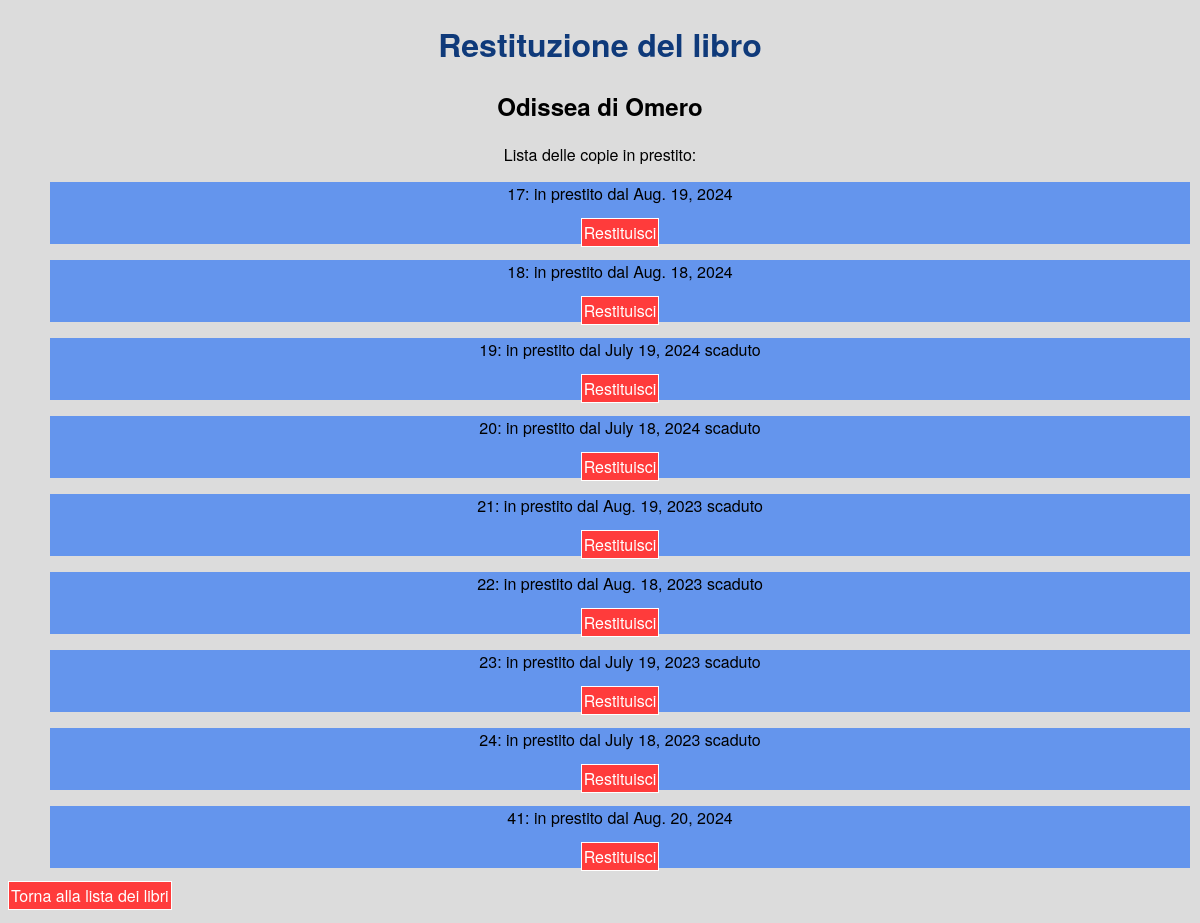
The app's page /gestione/restituzione/Odissea/Omero with its own data.
### gestione/models.py (models this page shows, shortened)
class Copia(models.Model):
    data_prestito = models.DateField(default=None, null=True)
    scaduto = models.BooleanField(default=False)
    libro = models.ForeignKey(Libro, on_delete=models.CASCADE, related_name="copie")
    class Meta:
        verbose_name_plural = "Copie"

### gestione/views.py (the view)
# urls.py: path('restituzione/<str:titolo>/<str:autore>', restituzione_lista, name='restituzione_lista'),
def restituzione_lista(request, titolo, autore):
    temp = 'gestione/restituisci.html'
    title = "Restituzione del libro"
    libro = titolo + " di " + autore
    lc = get_object_or_404(Libro, titolo=titolo, autore=autore).copie.exclude(data_prestito=None)
    if lc.count() == 0:
        msg = "Nessuna copia da restituire"
        op = ""
    msg = "Lista delle copie in prestito:"
    op = "lista"
    ctx = {
        "title": title,
        "libro": libro,
        "message": msg,
        "op": op,
        "listacopie": lc,
    }
    return render(request, temp, ctx)

### gestione/templates/gestione/restituisci.html (shortened to what this page needs)
{% extends "base.html" %}
{% block content %}
    <center>
    <h1>{{title}}</h1>
    <h2>{{ libro }}</h2>
    {{ message }}
    {% if op == "lista" %}
        <ul>
            {% for c in listacopie %}
                <li>
                    <p>{{ c.pk }}: in prestito dal {{ c.data_prestito }} {% if c.scaduto %}
                    scaduto
                    {% endif %} </p>
                    <a href="{% url "gestione:restituzione_final" pk=c.pk %}">Restituisci</a>
                </li>
            {% endfor %}
    	</ul>
    {% elif op == "scaduto" %}
        <em>La copia era scaduta! La prossima volta riportala prima!</em>
    {% endif %}
    </center>
    {% include 'gestione/gfooter.html' %}
{% endblock %}

### templates/base.html (style rules this page uses)
* { font-family: "Helvetica Neue", sans-serif }
body { background-color: #dcdcdc; }
h1 { color: #0f3a7a; }
li { margin: 2px; background-color: cornflowerblue; list-style-type: none }
a { border: 1px solid white; background-color: #ff3b3b; color: white; text-decoration: none; padding: 2px; }

### records on screen
Copia: pk "17", data_prestito "Aug. 19, 2024"
Copia: pk "18", data_prestito "Aug. 18, 2024"
Copia: pk "19", data_prestito "July 19, 2024", scaduto "scaduto"
Copia: pk "20", data_prestito "July 18, 2024", scaduto "scaduto"
Copia: pk "21", data_prestito "Aug. 19, 2023", scaduto "scaduto"
Copia: pk "22", data_prestito "Aug. 18, 2023", scaduto "scaduto"
Copia: pk "23", data_prestito "July 19, 2023", scaduto "scaduto"
Copia: pk "24", data_prestito "July 18, 2023", scaduto "scaduto"
Copia: pk "41", data_prestito "Aug. 20, 2024"

### other values on screen
{{ title }} "Restituzione del libro"
{{ libro }} "Odissea di Omero"
{{ message }} "Lista delle copie in prestito:"
